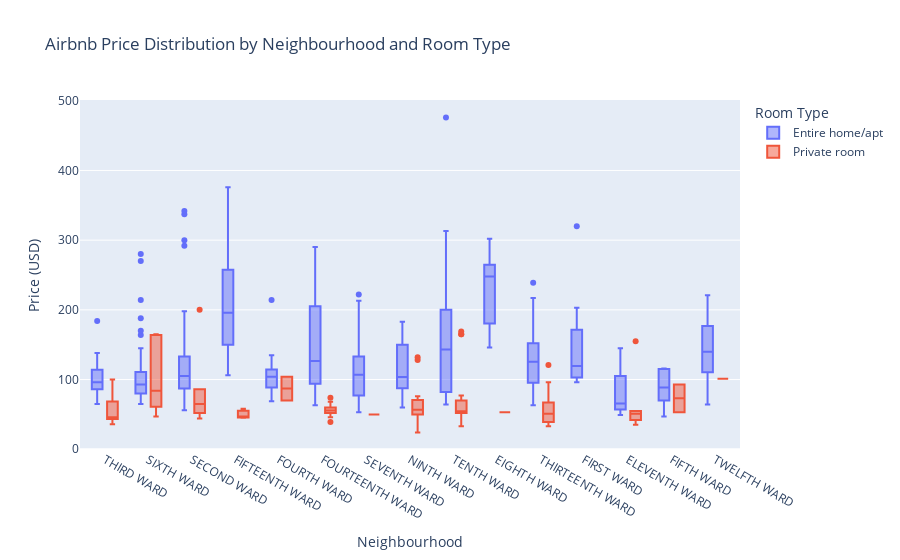

The notebook cell this image was saved under:
### Code cell
fig = px.box(df_filtered,
             x='neighbourhood',
             y='price',
             color='room_type',
             title="Airbnb Price Distribution by Neighbourhood and Room Type",
             labels={'neighbourhood': 'Neighbourhood', 'price': 'Price (USD)', 'room_type': 'Room Type'})
fig.show()
fig.write_image("albany_price_distribution_by_room_type_boxplot.png")

### Figure 1 — Plotly figure (JSON) as saved in the notebook; plotly's stock layout.template omitted (floating-point values rounded to 4 significant figures; data arrays with more than 128 entries replaced by an {"elided": "..."} marker saying what was removed)
{"data": [{"alignmentgroup": "True", "hovertemplate": "Room Type=Entire home/apt<br>Neighbourhood=%{x}<br>Price (USD)=%{y}<extra></extra>", "legendgroup": "Entire home/apt", "marker": {"color": "#636efa"}, "name": "Entire home/apt", "notched": false, "offsetgroup": "Entire home/apt", "orientation": "v", "showlegend": true, "type": "box", "x": {"elided": "300 str values"}, "x0": " ", "xaxis": "x", "y": {"elided": "300 float values"}, "y0": " ", "yaxis": "y"}, {"alignmentgroup": "True", "hovertemplate": "Room Type=Private room<br>Neighbourhood=%{x}<br>Price (USD)=%{y}<extra></extra>", "legendgroup": "Private room", "marker": {"color": "#EF553B"}, "name": "Private room", "notched": false, "offsetgroup": "Private room", "orientation": "v", "showlegend": true, "type": "box", "x": ["SECOND WARD", "FOURTEENTH WARD", "ELEVENTH WARD", "SIXTH WARD", "NINTH WARD", "FOURTEENTH WARD", "FIFTH WARD", "NINTH WARD", "THIRTEENTH WARD", "ELEVENTH WARD", "ELEVENTH WARD", "NINTH WARD", "FOURTEENTH WARD", "NINTH WARD", "SIXTH WARD", "NINTH WARD", "SIXTH WARD", "NINTH WARD", "FOURTH WARD", "NINTH WARD", "FIFTEENTH WARD", "FOURTH WARD", "SEVENTH WARD", "EIGHTH WARD", "FOURTEENTH WARD", "THIRTEENTH WARD", "NINTH WARD", "FIFTEENTH WARD", "THIRTEENTH WARD", "THIRD WARD", "FOURTEENTH WARD", "FOURTEENTH WARD", "NINTH WARD", "SIXTH WARD", "TENTH WARD", "FOURTEENTH WARD", "TENTH WARD", "SIXTH WARD", "NINTH WARD", "NINTH WARD", "THIRTEENTH WARD", "FOURTEENTH WARD", "SECOND WARD", "THIRTEENTH WARD", "FOURTEENTH WARD", "THIRD WARD", "THIRD WARD", "TENTH WARD", "FIFTH WARD", "SIXTH WARD", "ELEVENTH WARD", "TENTH WARD", "TENTH WARD", "SIXTH WARD", "TENTH WARD", "ELEVENTH WARD", "THIRTEENTH WARD", "FIFTEENTH WARD", "ELEVENTH WARD", "FOURTEENTH WARD", "THIRTEENTH WARD", "THIRTEENTH WARD", "FOURTEENTH WARD", "NINTH WARD", "FOURTEENTH WARD", "THIRTEENTH WARD", "TWELFTH WARD", "THIRTEENTH WARD", "THIRD WARD", "THIRTEENTH WARD", "THIRTEENTH WARD", "ELEVENTH WARD", "TENTH WARD", "SECOND WARD", "FOURTEENTH WARD", "TENTH WARD", "NINTH WARD", "TENTH WARD", "TENTH WARD", "THIRTEENTH WARD", "THIRTEENTH WARD", "SECOND WARD", "SECOND WARD", "TENTH WARD", "TENTH WARD", "THIRD WARD", "TENTH WARD", "TENTH WARD", "SIXTH WARD", "THIRTEENTH WARD", "TENTH WARD", "THIRTEENTH WARD", "THIRTEENTH WARD", "ELEVENTH WARD", "TENTH WARD", "TENTH WARD", "ELEVENTH WARD", "NINTH WARD", "TENTH WARD", "TENTH WARD", "TENTH WARD", "ELEVENTH WARD", "TENTH WARD", "NINTH WARD", "NINTH WARD", "SECOND WARD", "THIRTEENTH WARD", "FOURTEENTH WARD", "TENTH WARD"], "x0": " ", "xaxis": "x", "y": [52.0, 54.0, 55.0, 47.0, 52.0, 60.0, 53.0, 70.0, 36.0, 37.0, 35.0, 54.0, 68.0, 71.0, 93.0, 54.0, 75.0, 59.0, 70.0, 76.0, 47.0, 104.0, 50.0, 53.0, 52.0, 90.0, 41.0, 45.0, 96.0, 58.0, 60.0, 74.0, 60.0, 47.0, 77.0, 46.0, 56.0, 163.0, 132.0, 128.0, 45.0, 52.0, 86.0, 61.0, 52.0, 36.0, 46.0, 70.0, 93.0, 165.0, 155.0, 165.0, 165.0, 165.0, 169.0, 50.0, 39.0, 58.0, 54.0, 55.0, 51.0, 51.0, 59.0, 24.0, 56.0, 67.0, 101.0, 51.0, 46.0, 36.0, 56.0, 55.0, 52.0, 200.0, 65.0, 33.0, 42.0, 56.0, 56.0, 68.0, 55.0, 44.0, 73.0, 52.0, 52.0, 100.0, 52.0, 52.0, 75.0, 49.0, 70.0, 121.0, 38.0, 42.0, 56.0, 56.0, 51.0, 66.0, 44.0, 52.0, 53.0, 51.0, 51.0, 53.0, 48.0, 57.0, 33.0, 39.0, 44.0], "y0": " ", "yaxis": "y"}], "layout": {"boxmode": "group", "legend": {"title": {"text": "Room Type"}, "tracegroupgap": 0}, "title": {"text": "Airbnb Price Distribution by Neighbourhood and Room Type"}, "xaxis": {"anchor": "y", "domain": [0, 1], "title": {"text": "Neighbourhood"}}, "yaxis": {"anchor": "x", "domain": [0, 1], "title": {"text": "Price (USD)"}}}}
